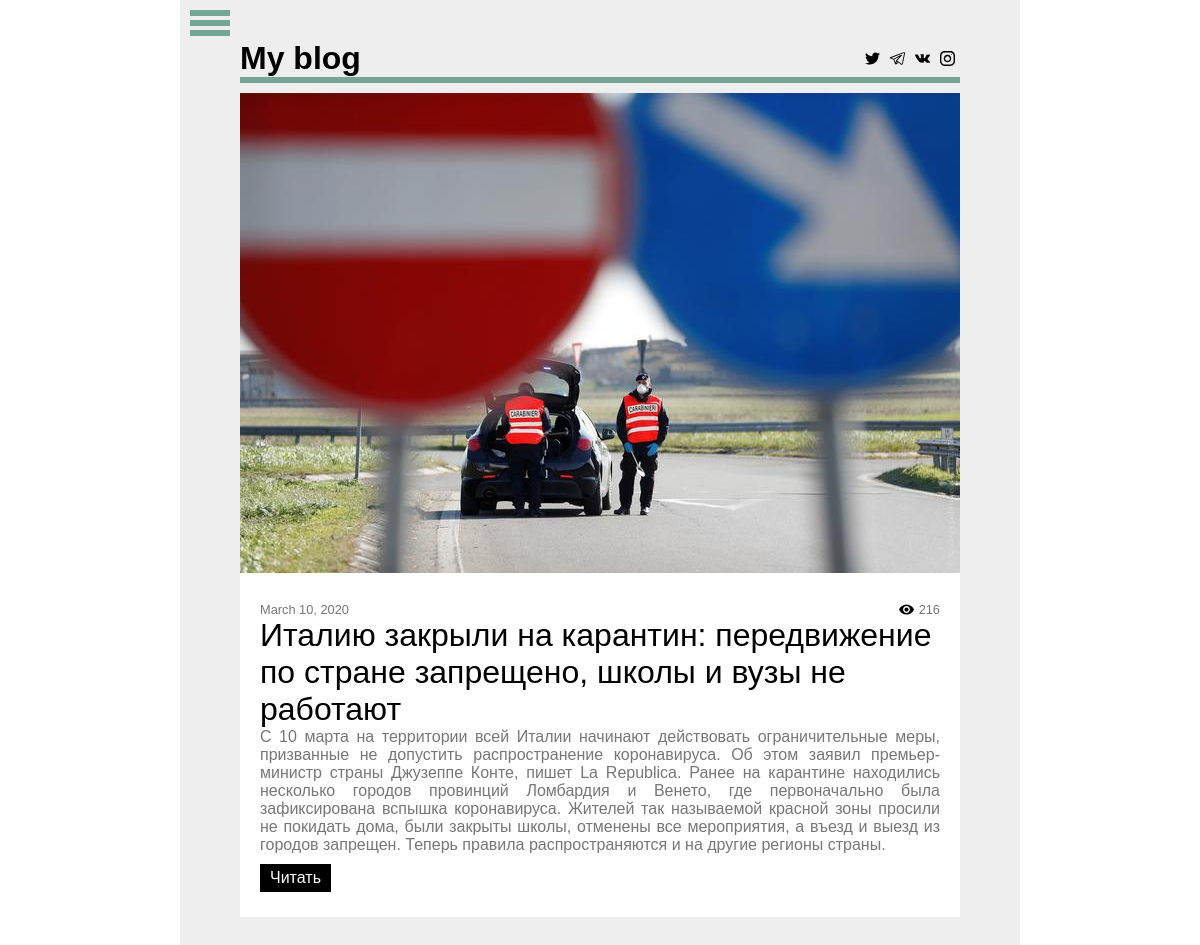
Before: / with the older database file.
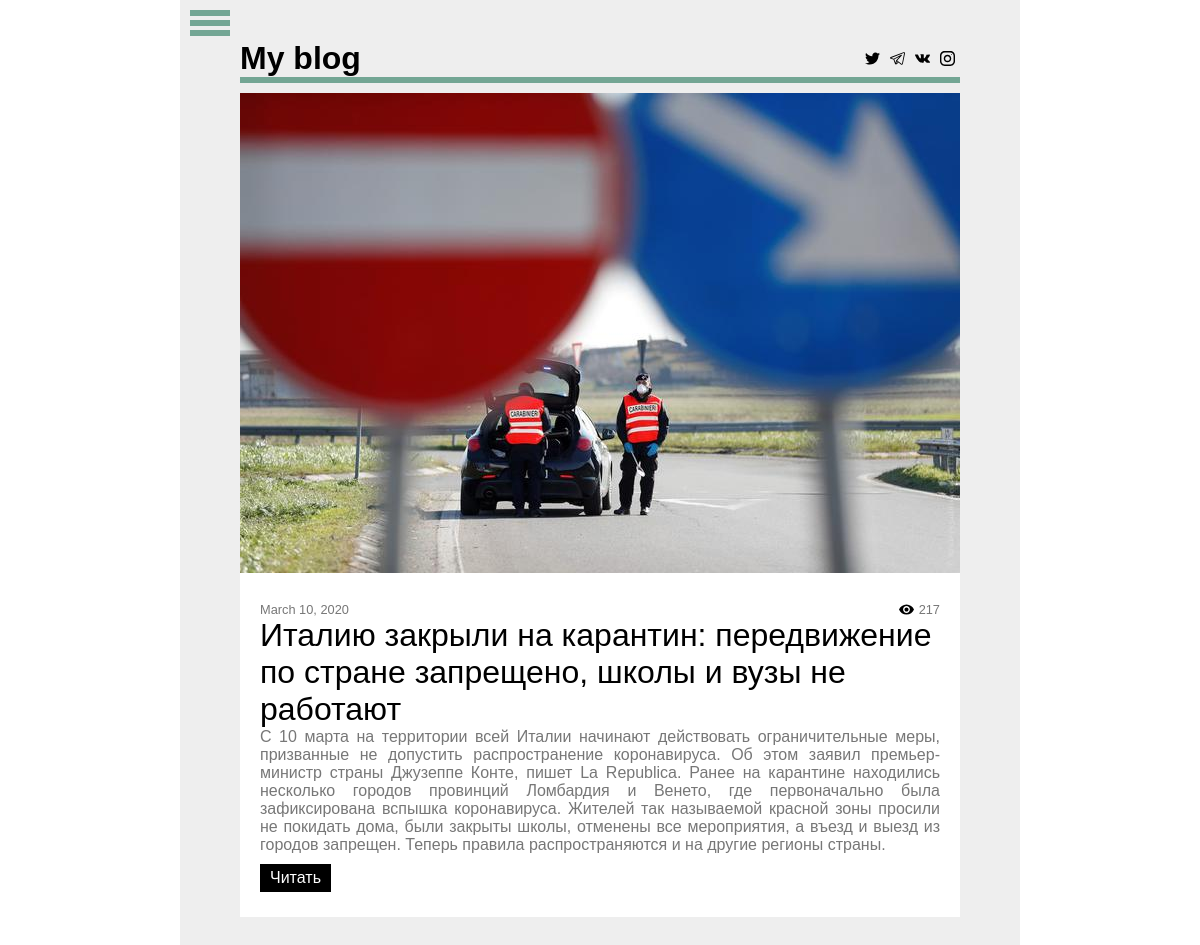
After: the same page with the newer database file.
### news/models.py (models this page shows)
class News(models.Model):
    author = models.ForeignKey(User,on_delete=models.CASCADE,default=0)
    title = models.CharField(max_length=200)
    prev_text = models.TextField(default='')
    text = models.TextField()
    views = models.IntegerField(default=0)
    image = models.ImageField(blank=True,null=True,default=None,upload_to='media/',height_field=None,width_field=None,max_length=100)
    date = models.DateField(auto_now_add=True)

### news/views.py (the view)
# urls.py: path('', views.index, name='index'),
def index(request):
    page_num = 0
    query = list(reversed(get_list_or_404(News)))
    lst = reversed(query[page_num * count: (page_num + 1) * count:1])
    context = {'news': lst}
    if not (page_num + 1) * count >= len(query):
        context['forward'] = page_num + 1
    return render(request, 'index.html', context)

### news/templates/index.html (shortened to what this page needs)
{% extends 'base.html' %}
{% block body %}
    <div class="news">
        {% for news_item in news reversed %}
            <div class="news_item">
                <img src="media/{{ news_item.image }}">
                <div class="info_item">
                    <div class="info">
                        <div class="date">{{ news_item.date }}</div>
                        <div class="views">{{ news_item.views }}</div>
                    </div>
                    <a href="{% url 'news:details' news_item.id %}" class="title">{{ news_item.title }}</a>
                    <p class="prev_text">{{ news_item.prev_text }}</p>
                    <a class="btn" href="{% url 'news:details' news_item.id %}">Читать</a>
                </div>
            </div>
        {% endfor %}
    </div>
{% endblock %}

### news/templates/base.html (shortened to what this page needs)
{% load static %}
<!DOCTYPE html>
<html lang="en">
<head>
    <link rel="stylesheet" href="{% static 'css/main.css' %}">
    <link rel="stylesheet" href="{% static 'css/media.css' %}">
</head>
<body>
<div class="wrap">
    <div class="content">
        <div id="menu_btn">
            <span></span>
            <span></span>
            <span></span>
        </div>
        <header>
            <div class="header_topline">
                <a class="my_blog" href="{% url 'news:index' %}">My blog</a>
                <div class="soc">
                    <a href="#"><img src="/static/img/icons/twitter.svg" alt="twitter"></a>
                    <a href="#"><img src="/static/img/icons/telegram.svg" alt="telegram"></a>
                    <a href="https://vk.com/csdmmaxplay"><img src="/static/img/icons/vk.svg" alt="vk"></a>
                    <a href="https://www.instagram.com/vovakolesnikovich/"><img src="/static/img/icons/instagram.svg" alt="instagram"></a>
                </div>
            </div>
        </header>
        {% block body %}
        {% endblock %}
    </div>
</div>
</body>
</html>

### static/css/main.css (style rules this page uses)
* { margin: 0; padding: 0; box-sizing: border-box; font-family: Franklin Gothic, Arial, sans-serif; }
a { text-decoration: none; }
.wrap { display: flex; flex-direction: row; background-color: #eee; margin: auto; width: 70%; }
.header_topline { display: -webkit-flex; display: -moz-flex; display: -ms-flex; display: -o-flex; display: flex; justify-content: space-between; border-bottom: 6px solid #73a694; margin-bottom: 10px; }
a.my_blog { font-family: Verdana, sans-serif; font-size: 2em; font-weight: 700; color: black; }
.content { position: relative; padding: 40px 60px; flex: 6; }
#menu_btn span { height: 6px; width: 40px; display: block; background-color: #73a694; margin-bottom: 4px; }
#menu_btn { position: absolute; top: 10px; left: 10px; cursor: pointer; width: 40px; }
.news { display: flex; flex-direction: column; }
.news_item { background-color: #fff; margin-bottom: 10px; }
.news_item img { width: 100%; }
.prev_text, .text { color: #777; margin-bottom: 10px; text-align: justify; }
.info_item { padding: 25px 20px; }
.info { display: flex; justify-content: space-between; }
a.title { margin: 0; color: black; font-size: 2em; transition: 0.3s; }
.date { font-size: 0.8em; color: #777; }
.views { padding-left: 20px; background: url('/static/img/icons/eye.svg') no-repeat; font-size: 0.8em; color: #777; }
.btn { cursor: pointer; display: inline-block; background-color: #000; color: white; padding: 5px 10px; transition: 0.3s; }
.soc { align-items: center; display: flex; justify-content: flex-end; }
.soc img { margin: 0px 5px; height: 15px; width: 15px; display: block; }

Changed rows visible on the page:
changed News: views "216" → "217"
